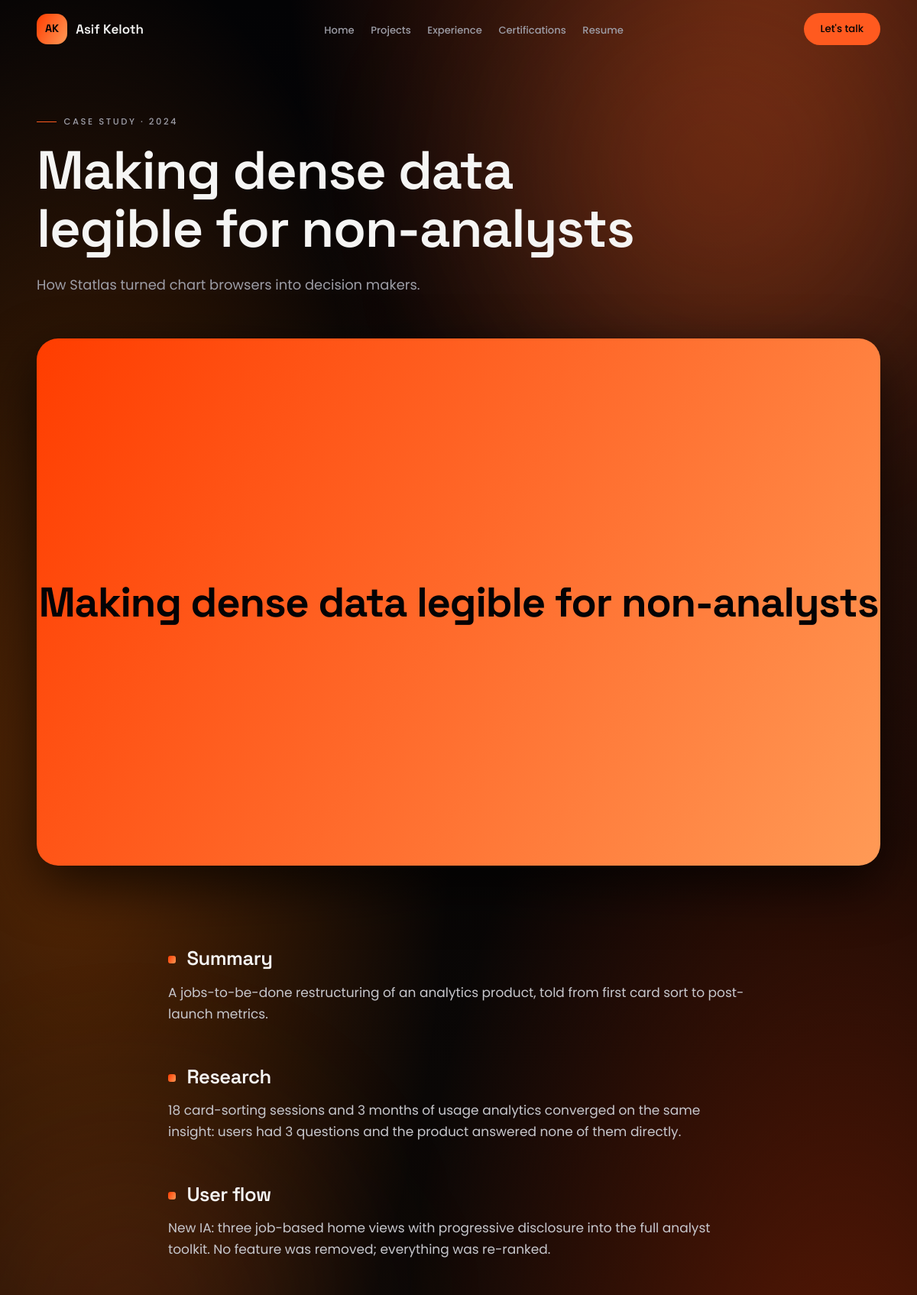
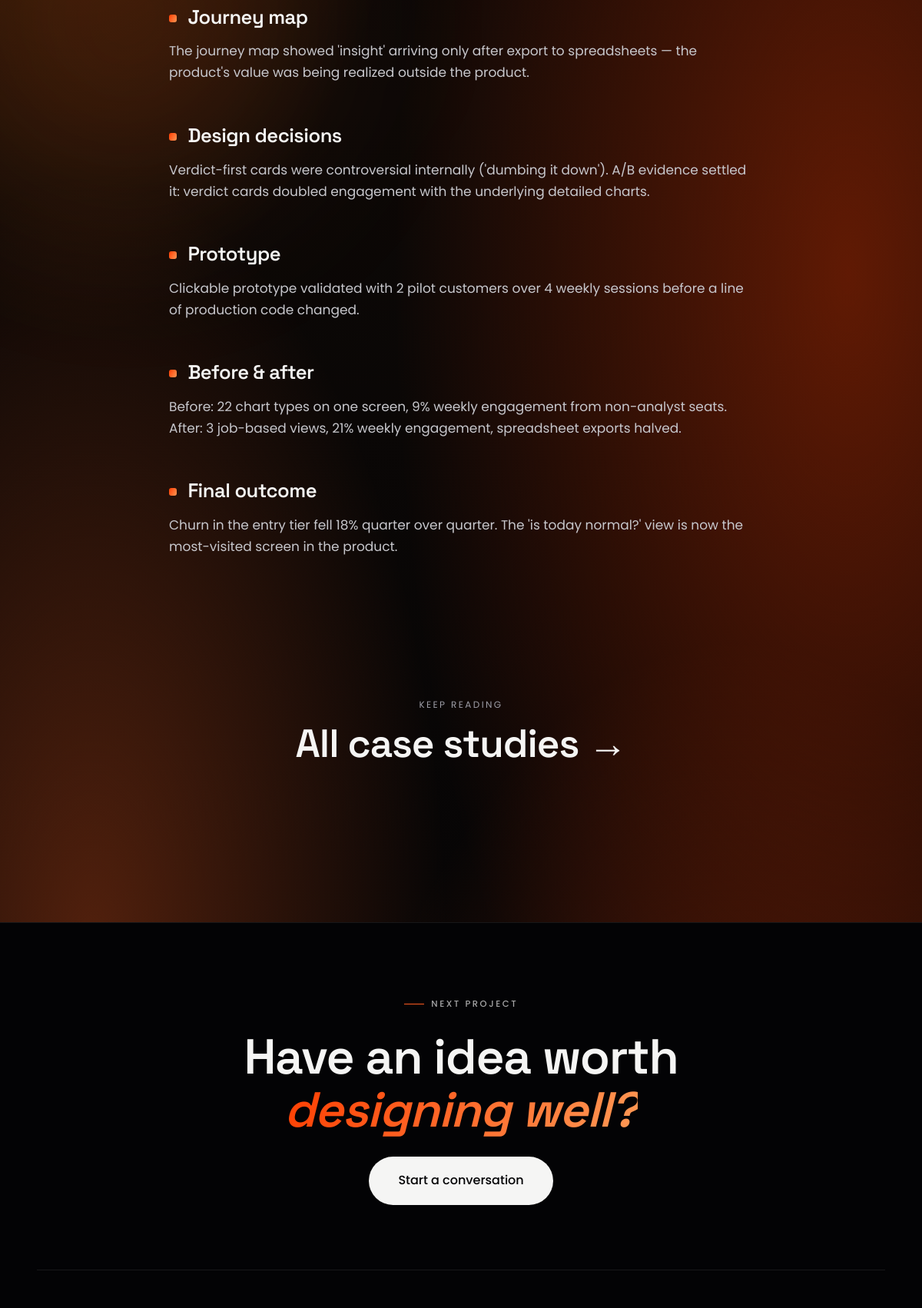
Page /case-studies/making-dense-data-legible-for-non-analysts/ (upper part) on the committed database (2 pictures, top to bottom).
### core/models.py (models this page shows, shortened)
class SingletonModel(models.Model):
    class Meta:
        abstract = True
    @classmethod
    def load(cls):
        obj, _ = cls.objects.get_or_create(pk=1)
        return obj

class SiteSettings(SingletonModel):
    site_name = models.CharField(max_length=100, default="Asif Keloth")
    tagline = models.CharField(max_length=160, default="UI/UX Designer & UI Developer")
    email = models.EmailField(default="hello@example.com")
    phone = models.CharField(max_length=40, blank=True)
    location = models.CharField(max_length=120, default="Kochi, India")
    resume = models.FileField(upload_to="resume/", blank=True, null=True)
    logo_text = models.CharField(max_length=40, default="A")
    footer_note = models.CharField(max_length=200, default="Designed & built with care.")
    seo_title = models.CharField(max_length=70, blank=True,
                                 help_text="Default <title>. Falls back to site name.")
    seo_description = models.CharField(max_length=160, blank=True)
    seo_keywords = models.CharField(max_length=255, blank=True)
    og_image = models.ImageField(upload_to="seo/", blank=True, null=True)
    class Meta:
        verbose_name = "Site settings"
        verbose_name_plural = "Site settings"

class OrderedModel(models.Model):
    order = models.PositiveIntegerField(default=0)
    is_active = models.BooleanField(default=True)
    class Meta:
        abstract = True
        ordering = ["order", "id"]

class CaseStudy(OrderedModel):
    title = models.CharField(max_length=140)
    slug = models.SlugField(unique=True, blank=True)
    subtitle = models.CharField(max_length=200, blank=True)
    year = models.CharField(max_length=10, default="2025")
    cover = models.ImageField(upload_to="casestudies/", blank=True, null=True)
    accent_hue = models.PositiveIntegerField(default=200)
    featured = models.BooleanField(default=False)
    summary = models.CharField(max_length=240)
    research = models.TextField(blank=True)
    user_flow = models.TextField(blank=True)
    journey_map = models.TextField(blank=True)
    design_decisions = models.TextField(blank=True)
    prototype = models.TextField(blank=True)
    before_after = models.TextField(blank=True, verbose_name="Before & after")
    outcome = models.TextField(blank=True, verbose_name="Final outcome")
    class Meta(OrderedModel.Meta):
        verbose_name_plural = "Case studies"
    @property
    def sections(self):
        spec = [
            ("Research", self.research), ("User flow", self.user_flow),
            ("Journey map", self.journey_map), ("Design decisions", self.design_decisions),
            ("Prototype", self.prototype), ("Before & after", self.before_after),
            ("Final outcome", self.outcome),
        ]
        return [(label, body) for label, body in spec if body.strip()]

### core/views.py (the view)
# urls.py: path("case-studies/<slug:slug>/", views.case_study_detail, name="case_study_detail"),
def case_study_detail(request, slug):
    cs = get_object_or_404(models.CaseStudy, slug=slug, is_active=True)
    return render(request, "case_study_detail.html", {"cs": cs})

### core/context_processors.py (called while the page is built)
def site_globals(request):
    return {
        "site": SiteSettings.load(),
        "social_links": SocialLink.objects.filter(is_active=True),
    }

### crm/context_processors.py (called while the page is built)
def sidebar_counts(request):
    if not (request.user.is_authenticated and request.user.is_staff):
        return {}
    return {"dash_unread": m.ContactMessage.objects.filter(is_read=False).count()}

### templates/case_study_detail.html (shortened to what this page needs)
{% extends "base.html" %}
{% block content %}
<section class="detail-hero">
  <div class="container">
    <span class="eyebrow" data-aos="fade-up">Case study · {{ cs.year }}</span>
    <h1 class="detail-hero__title" data-aos="fade-up" data-aos-delay="80">{{ cs.title }}</h1>
    {% if cs.subtitle %}<p class="detail-hero__summary" data-aos="fade-up" data-aos-delay="140">{{ cs.subtitle }}</p>{% endif %}
  </div>
</section>
<div class="container" data-aos="zoom-in-up">
  <div class="detail-cover">
    {% if cs.cover %}
      <img src="{{ cs.cover.url }}" alt="{{ cs.title }} cover" data-parallax="-8">
    {% else %}
      <div class="project-card__ph">
        <span>{{ cs.title }}</span>
      </div>
    {% endif %}
  </div>
</div>
<section class="section">
  <div class="container">
    <div class="article">
      <div class="article__section" data-aos="fade-up">
        <h2>Summary</h2>
        <p>{{ cs.summary }}</p>
      </div>
      {% for label, body in cs.sections %}
      <div class="article__section" data-aos="fade-up">
        <h2>{{ label }}</h2>
        <p>{{ body }}</p>
      </div>
      {% endfor %}
    </div>
    <a href="{% url 'case_studies' %}" class="next-project" data-cursor="view" data-aos="fade-up">
      <small>Keep reading</small>
      <h3>All case studies <span class="arrow">→</span></h3>
    </a>
  </div>
</section>
{% endblock %}

### templates/base.html (shortened to what this page needs)
{% load static %}<!DOCTYPE html>
<html lang="en">
<head>
  <link href="https://api.fontshare.com/v2/css?f[]=satoshi@400,500,700&display=swap" rel="stylesheet">
  <link rel="stylesheet" href="https://cdnjs.cloudflare.com/ajax/libs/Swiper/11.1.14/swiper-bundle.min.css">
  <link rel="stylesheet" href="https://cdnjs.cloudflare.com/ajax/libs/aos/2.3.4/aos.css">
  <link rel="stylesheet" href="{% static 'css/main.css' %}?v=12.0">
</head>
<body>
  <div class="bg-ambient" aria-hidden="true">
    <div class="bg-ambient__orb bg-ambient__orb--1"></div>
    <div class="bg-ambient__orb bg-ambient__orb--2"></div>
  </div>
  <header class="site-header" id="siteHeader">
    <nav class="nav container" aria-label="Primary">
      <a href="{% url 'home' %}" class="nav__logo magnetic" data-cursor="hover">
        <span class="nav__logo-mark">{{ site.logo_text }}</span>
        <span class="nav__logo-name">{{ site.site_name }}</span>
      </a>
      <ul class="nav__links" id="navLinks">
        <li><a href="{% url 'home' %}" data-cursor="hover">Home</a></li>
        <li><a href="{% url 'home' %}#projects" data-cursor="hover">Projects</a></li>
        <li><a href="{% url 'home' %}#experience" data-cursor="hover">Experience</a></li>
        <li><a href="{% url 'home' %}#certifications" data-cursor="hover">Certifications</a></li>
        <li><a href="{% url 'home' %}#resume" data-cursor="hover">Resume</a></li>
      </ul>
      <div class="nav__actions">
        <a href="{% url 'contact' %}" class="btn btn--primary btn--sm magnetic" data-cursor="hover">Let's talk</a>
      </div>
    </nav>
  </header>
  <main id="main">
    {% block content %}{% endblock %}
  </main>
  <footer class="site-footer">
    <div class="container">
      <div class="footer-cta" data-aos="fade-up">
        <p class="eyebrow eyebrow--light">Next project</p>
        <h2 class="footer-cta__title">Have an idea worth<br><em>designing well?</em></h2>
        <a href="{% url 'contact' %}" class="btn btn--light btn--lg magnetic" data-cursor="hover">Start a conversation</a>
      </div>
      <div class="footer-grid">
      </div>
    </div>
  </footer>
</body>
</html>

### rows in the picture
SiteSettings: logo_text "AK", site_name "Asif Keloth"
CaseStudy: year "2024", title "Making dense data legible for non-analysts", subtitle "How Statlas turned chart browsers into decision makers.", summary "A jobs-to-be-done restructuring of an analytics product, told from first card sort to post-launch metrics.", sections "18 card-sorting sessions and 3 months of usage analytics converged on the same insight: users had 3 questions and the product answered none of them directly." "New IA: three job-based home views with progressive disclosure into the full analyst toolkit. No feature was removed; everything was re-ranked." "The journey map showed 'insight' arriving only after export to spreadsheets — the product's value was being realized outside the product." "Verdict-first cards were controversial internally ('dumbing it down'). A/B evidence settled it: verdict cards doubled engagement with the underlying detailed charts." "Clickable prototype validated with 2 pilot customers over 4 weekly sessions before a line of production code changed." "Before: 22 chart types on one screen, 9% weekly engagement from non-analyst seats. After: 3 job-based views, 21% weekly engagement, spreadsheet exports halved." "Churn in the entry tier fell 18% quarter over quarter. The 'is today normal?' view is now the most-visited screen in the product."

### other values in the picture
{{ label }} "Research" "User flow" "Journey map" "Design decisions" "Prototype" "Before & after" "Final outcome"
